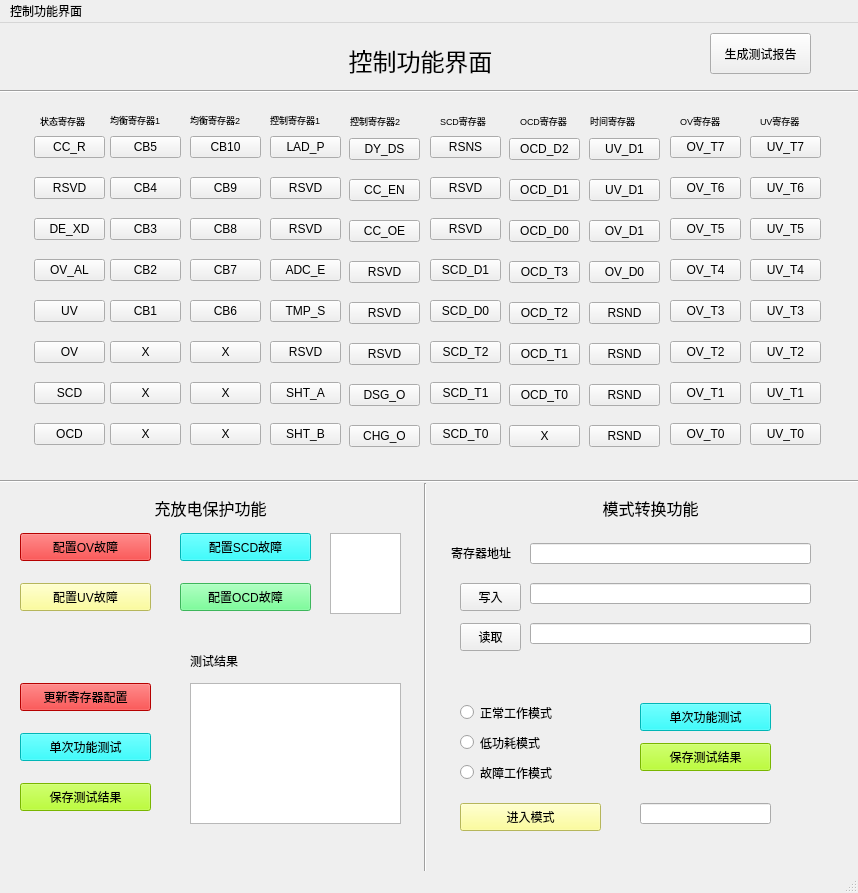
<?xml version="1.0" encoding="UTF-8"?>
<ui version="4.0">
 <class>MainWindow</class>
 <widget class="QMainWindow" name="MainWindow">
  <property name="geometry">
   <rect>
    <x>0</x>
    <y>0</y>
    <width>858</width>
    <height>893</height>
   </rect>
  </property>
  <property name="windowTitle">
   <string>MainWindow</string>
  </property>
  <widget class="QWidget" name="centralwidget">
   <widget class="QLabel" name="label_21">
    <property name="geometry">
     <rect>
      <x>160</x>
      <y>20</y>
      <width>521</width>
      <height>31</height>
     </rect>
    </property>
    <property name="styleSheet">
     <string notr="true">border-color: rgb(85, 255, 255);
</string>
    </property>
    <property name="text">
     <string>&lt;html&gt;&lt;head/&gt;&lt;body&gt;&lt;p align=&quot;center&quot;&gt;&lt;span style=&quot; font-size:18pt;&quot;&gt;控制功能界面&lt;/span&gt;&lt;/p&gt;&lt;/body&gt;&lt;/html&gt;</string>
    </property>
   </widget>
   <widget class="Line" name="line">
    <property name="geometry">
     <rect>
      <x>0</x>
      <y>60</y>
      <width>891</width>
      <height>16</height>
     </rect>
    </property>
    <property name="orientation">
     <enum>Qt::Horizontal</enum>
    </property>
   </widget>
   <widget class="Line" name="line_2">
    <property name="geometry">
     <rect>
      <x>0</x>
      <y>450</y>
      <width>891</width>
      <height>16</height>
     </rect>
    </property>
    <property name="orientation">
     <enum>Qt::Horizontal</enum>
    </property>
   </widget>
   <widget class="QLabel" name="label">
    <property name="geometry">
     <rect>
      <x>40</x>
      <y>90</y>
      <width>61</width>
      <height>16</height>
     </rect>
    </property>
    <property name="text">
     <string>&lt;html&gt;&lt;head/&gt;&lt;body&gt;&lt;p&gt;&lt;span style=&quot; font-size:7pt;&quot;&gt;状态寄存器&lt;/span&gt;&lt;/p&gt;&lt;/body&gt;&lt;/html&gt;</string>
    </property>
   </widget>
   <widget class="QLabel" name="label_2">
    <property name="geometry">
     <rect>
      <x>110</x>
      <y>90</y>
      <width>71</width>
      <height>20</height>
     </rect>
    </property>
    <property name="text">
     <string>&lt;html&gt;&lt;head/&gt;&lt;body&gt;&lt;p&gt;&lt;span style=&quot; font-size:7pt;&quot;&gt;均衡寄存器1&lt;/span&gt;&lt;br/&gt;&lt;/p&gt;&lt;/body&gt;&lt;/html&gt;</string>
    </property>
   </widget>
   <widget class="QLabel" name="label_3">
    <property name="geometry">
     <rect>
      <x>190</x>
      <y>90</y>
      <width>71</width>
      <height>16</height>
     </rect>
    </property>
    <property name="text">
     <string>&lt;html&gt;&lt;head/&gt;&lt;body&gt;&lt;p&gt;&lt;span style=&quot; font-size:7pt;&quot;&gt;均衡寄存器2&lt;/span&gt;&lt;br/&gt;&lt;/p&gt;&lt;/body&gt;&lt;/html&gt;</string>
    </property>
   </widget>
   <widget class="QLabel" name="label_4">
    <property name="geometry">
     <rect>
      <x>270</x>
      <y>90</y>
      <width>71</width>
      <height>16</height>
     </rect>
    </property>
    <property name="text">
     <string>&lt;html&gt;&lt;head/&gt;&lt;body&gt;&lt;p&gt;&lt;span style=&quot; font-size:7pt;&quot;&gt;控制寄存器1&lt;/span&gt;&lt;br/&gt;&lt;/p&gt;&lt;/body&gt;&lt;/html&gt;</string>
    </property>
   </widget>
   <widget class="QLabel" name="label_5">
    <property name="geometry">
     <rect>
      <x>350</x>
      <y>90</y>
      <width>71</width>
      <height>16</height>
     </rect>
    </property>
    <property name="text">
     <string>&lt;html&gt;&lt;head/&gt;&lt;body&gt;&lt;p&gt;&lt;span style=&quot; font-size:7pt;&quot;&gt;控制寄存器2&lt;/span&gt;&lt;/p&gt;&lt;/body&gt;&lt;/html&gt;</string>
    </property>
   </widget>
   <widget class="QLabel" name="label_6">
    <property name="geometry">
     <rect>
      <x>440</x>
      <y>90</y>
      <width>71</width>
      <height>16</height>
     </rect>
    </property>
    <property name="text">
     <string>&lt;html&gt;&lt;head/&gt;&lt;body&gt;&lt;p&gt;&lt;span style=&quot; font-size:7pt;&quot;&gt;SCD寄存器&lt;/span&gt;&lt;/p&gt;&lt;/body&gt;&lt;/html&gt;</string>
    </property>
   </widget>
   <widget class="QLabel" name="label_7">
    <property name="geometry">
     <rect>
      <x>520</x>
      <y>90</y>
      <width>71</width>
      <height>16</height>
     </rect>
    </property>
    <property name="text">
     <string>&lt;html&gt;&lt;head/&gt;&lt;body&gt;&lt;p&gt;&lt;span style=&quot; font-size:7pt;&quot;&gt;OCD寄存器&lt;/span&gt;&lt;/p&gt;&lt;/body&gt;&lt;/html&gt;</string>
    </property>
   </widget>
   <widget class="QLabel" name="label_8">
    <property name="geometry">
     <rect>
      <x>590</x>
      <y>90</y>
      <width>71</width>
      <height>16</height>
     </rect>
    </property>
    <property name="text">
     <string>&lt;html&gt;&lt;head/&gt;&lt;body&gt;&lt;p&gt;&lt;span style=&quot; font-size:7pt;&quot;&gt;时间寄存器&lt;/span&gt;&lt;/p&gt;&lt;/body&gt;&lt;/html&gt;</string>
    </property>
   </widget>
   <widget class="QLabel" name="label_9">
    <property name="geometry">
     <rect>
      <x>680</x>
      <y>90</y>
      <width>71</width>
      <height>16</height>
     </rect>
    </property>
    <property name="text">
     <string>&lt;html&gt;&lt;head/&gt;&lt;body&gt;&lt;p&gt;&lt;span style=&quot; font-size:7pt;&quot;&gt;OV寄存器&lt;/span&gt;&lt;/p&gt;&lt;/body&gt;&lt;/html&gt;</string>
    </property>
   </widget>
   <widget class="QLabel" name="label_10">
    <property name="geometry">
     <rect>
      <x>760</x>
      <y>90</y>
      <width>71</width>
      <height>16</height>
     </rect>
    </property>
    <property name="text">
     <string>&lt;html&gt;&lt;head/&gt;&lt;body&gt;&lt;p&gt;&lt;span style=&quot; font-size:7pt;&quot;&gt;UV寄存器&lt;/span&gt;&lt;/p&gt;&lt;/body&gt;&lt;/html&gt;</string>
    </property>
   </widget>
   <widget class="QPushButton" name="pushButton_81">
    <property name="geometry">
     <rect>
      <x>710</x>
      <y>10</y>
      <width>101</width>
      <height>41</height>
     </rect>
    </property>
    <property name="text">
     <string>生成测试报告</string>
    </property>
   </widget>
   <widget class="Line" name="line_3">
    <property name="geometry">
     <rect>
      <x>400</x>
      <y>460</y>
      <width>51</width>
      <height>411</height>
     </rect>
    </property>
    <property name="orientation">
     <enum>Qt::Vertical</enum>
    </property>
   </widget>
   <widget class="QLabel" name="label_23">
    <property name="geometry">
     <rect>
      <x>70</x>
      <y>470</y>
      <width>281</width>
      <height>31</height>
     </rect>
    </property>
    <property name="styleSheet">
     <string notr="true">border-color: rgb(85, 255, 255);
</string>
    </property>
    <property name="text">
     <string>&lt;html&gt;&lt;head/&gt;&lt;body&gt;&lt;p align=&quot;center&quot;&gt;&lt;span style=&quot; font-size:12pt;&quot;&gt;充放电保护功能&lt;/span&gt;&lt;/p&gt;&lt;/body&gt;&lt;/html&gt;</string>
    </property>
   </widget>
   <widget class="QLabel" name="label_24">
    <property name="geometry">
     <rect>
      <x>510</x>
      <y>470</y>
      <width>281</width>
      <height>31</height>
     </rect>
    </property>
    <property name="styleSheet">
     <string notr="true">border-color: rgb(85, 255, 255);
</string>
    </property>
    <property name="text">
     <string>&lt;html&gt;&lt;head/&gt;&lt;body&gt;&lt;p align=&quot;center&quot;&gt;&lt;span style=&quot; font-size:12pt;&quot;&gt;模式转换功能&lt;/span&gt;&lt;/p&gt;&lt;/body&gt;&lt;/html&gt;</string>
    </property>
   </widget>
   <widget class="QPushButton" name="pushButton_82">
    <property name="geometry">
     <rect>
      <x>20</x>
      <y>660</y>
      <width>131</width>
      <height>28</height>
     </rect>
    </property>
    <property name="styleSheet">
     <string notr="true">background-color: rgb(255, 0, 0);</string>
    </property>
    <property name="text">
     <string>更新寄存器配置</string>
    </property>
   </widget>
   <widget class="QPushButton" name="pushButton_83">
    <property name="geometry">
     <rect>
      <x>20</x>
      <y>710</y>
      <width>131</width>
      <height>28</height>
     </rect>
    </property>
    <property name="styleSheet">
     <string notr="true">background-color: rgb(0, 255, 255);</string>
    </property>
    <property name="text">
     <string>单次功能测试</string>
    </property>
   </widget>
   <widget class="QPushButton" name="pushButton_84">
    <property name="geometry">
     <rect>
      <x>20</x>
      <y>510</y>
      <width>131</width>
      <height>28</height>
     </rect>
    </property>
    <property name="styleSheet">
     <string notr="true">background-color: rgb(255, 0, 0);</string>
    </property>
    <property name="text">
     <string>配置OV故障</string>
    </property>
   </widget>
   <widget class="QPushButton" name="pushButton_85">
    <property name="geometry">
     <rect>
      <x>20</x>
      <y>560</y>
      <width>131</width>
      <height>28</height>
     </rect>
    </property>
    <property name="styleSheet">
     <string notr="true">background-color: rgb(255, 255, 127);</string>
    </property>
    <property name="text">
     <string>配置UV故障</string>
    </property>
   </widget>
   <widget class="QPushButton" name="pushButton_86">
    <property name="geometry">
     <rect>
      <x>180</x>
      <y>510</y>
      <width>131</width>
      <height>28</height>
     </rect>
    </property>
    <property name="styleSheet">
     <string notr="true">background-color: rgb(0, 255, 255);</string>
    </property>
    <property name="text">
     <string>配置SCD故障</string>
    </property>
   </widget>
   <widget class="QPushButton" name="pushButton_87">
    <property name="geometry">
     <rect>
      <x>180</x>
      <y>560</y>
      <width>131</width>
      <height>28</height>
     </rect>
    </property>
    <property name="styleSheet">
     <string notr="true">background-color: rgb(85, 255, 127);</string>
    </property>
    <property name="text">
     <string>配置OCD故障</string>
    </property>
   </widget>
   <widget class="QTextEdit" name="textEdit">
    <property name="geometry">
     <rect>
      <x>190</x>
      <y>660</y>
      <width>211</width>
      <height>141</height>
     </rect>
    </property>
   </widget>
   <widget class="QLabel" name="label_11">
    <property name="geometry">
     <rect>
      <x>190</x>
      <y>630</y>
      <width>72</width>
      <height>15</height>
     </rect>
    </property>
    <property name="text">
     <string>测试结果</string>
    </property>
   </widget>
   <widget class="QPushButton" name="pushButton_88">
    <property name="geometry">
     <rect>
      <x>20</x>
      <y>760</y>
      <width>131</width>
      <height>28</height>
     </rect>
    </property>
    <property name="styleSheet">
     <string notr="true">background-color: rgb(170, 255, 0);</string>
    </property>
    <property name="text">
     <string>保存测试结果</string>
    </property>
   </widget>
   <widget class="QTextEdit" name="textEdit_2">
    <property name="geometry">
     <rect>
      <x>330</x>
      <y>510</y>
      <width>71</width>
      <height>81</height>
     </rect>
    </property>
   </widget>
   <widget class="QLabel" name="label_12">
    <property name="geometry">
     <rect>
      <x>451</x>
      <y>520</y>
      <width>81</width>
      <height>20</height>
     </rect>
    </property>
    <property name="text">
     <string>寄存器地址</string>
    </property>
   </widget>
   <widget class="QLineEdit" name="lineEdit">
    <property name="geometry">
     <rect>
      <x>530</x>
      <y>520</y>
      <width>281</width>
      <height>21</height>
     </rect>
    </property>
   </widget>
   <widget class="QPushButton" name="pushButton_89">
    <property name="geometry">
     <rect>
      <x>460</x>
      <y>560</y>
      <width>61</width>
      <height>28</height>
     </rect>
    </property>
    <property name="text">
     <string>写入</string>
    </property>
   </widget>
   <widget class="QLineEdit" name="lineEdit_2">
    <property name="geometry">
     <rect>
      <x>530</x>
      <y>560</y>
      <width>281</width>
      <height>21</height>
     </rect>
    </property>
   </widget>
   <widget class="QLineEdit" name="lineEdit_3">
    <property name="geometry">
     <rect>
      <x>530</x>
      <y>600</y>
      <width>281</width>
      <height>21</height>
     </rect>
    </property>
   </widget>
   <widget class="QPushButton" name="pushButton_90">
    <property name="geometry">
     <rect>
      <x>460</x>
      <y>600</y>
      <width>61</width>
      <height>28</height>
     </rect>
    </property>
    <property name="text">
     <string>读取</string>
    </property>
   </widget>
   <widget class="QPushButton" name="pushButton_91">
    <property name="geometry">
     <rect>
      <x>460</x>
      <y>780</y>
      <width>141</width>
      <height>28</height>
     </rect>
    </property>
    <property name="styleSheet">
     <string notr="true">background-color: rgb(255, 255, 127);</string>
    </property>
    <property name="text">
     <string>进入模式</string>
    </property>
   </widget>
   <widget class="QPushButton" name="pushButton_94">
    <property name="geometry">
     <rect>
      <x>640</x>
      <y>680</y>
      <width>131</width>
      <height>28</height>
     </rect>
    </property>
    <property name="styleSheet">
     <string notr="true">background-color: rgb(0, 255, 255);</string>
    </property>
    <property name="text">
     <string>单次功能测试</string>
    </property>
   </widget>
   <widget class="QLineEdit" name="lineEdit_4">
    <property name="geometry">
     <rect>
      <x>640</x>
      <y>780</y>
      <width>131</width>
      <height>21</height>
     </rect>
    </property>
   </widget>
   <widget class="QPushButton" name="pushButton_95">
    <property name="geometry">
     <rect>
      <x>640</x>
      <y>720</y>
      <width>131</width>
      <height>28</height>
     </rect>
    </property>
    <property name="styleSheet">
     <string notr="true">background-color: rgb(170, 255, 0);</string>
    </property>
    <property name="text">
     <string>保存测试结果</string>
    </property>
   </widget>
   <widget class="QRadioButton" name="radioButton">
    <property name="geometry">
     <rect>
      <x>460</x>
      <y>680</y>
      <width>115</width>
      <height>19</height>
     </rect>
    </property>
    <property name="text">
     <string>正常工作模式</string>
    </property>
   </widget>
   <widget class="QRadioButton" name="radioButton_2">
    <property name="geometry">
     <rect>
      <x>460</x>
      <y>710</y>
      <width>115</width>
      <height>19</height>
     </rect>
    </property>
    <property name="text">
     <string>低功耗模式</string>
    </property>
   </widget>
   <widget class="QRadioButton" name="radioButton_3">
    <property name="geometry">
     <rect>
      <x>460</x>
      <y>740</y>
      <width>115</width>
      <height>19</height>
     </rect>
    </property>
    <property name="text">
     <string>故障工作模式</string>
    </property>
   </widget>
   <widget class="QWidget" name="layoutWidget">
    <property name="geometry">
     <rect>
      <x>34</x>
      <y>100</y>
      <width>71</width>
      <height>341</height>
     </rect>
    </property>
    <layout class="QVBoxLayout" name="verticalLayout">
     <item>
      <widget class="QPushButton" name="pushButton">
       <property name="text">
        <string>CC_R</string>
       </property>
      </widget>
     </item>
     <item>
      <widget class="QPushButton" name="pushButton_2">
       <property name="text">
        <string>RSVD</string>
       </property>
      </widget>
     </item>
     <item>
      <widget class="QPushButton" name="pushButton_3">
       <property name="text">
        <string>DE_XD</string>
       </property>
      </widget>
     </item>
     <item>
      <widget class="QPushButton" name="pushButton_4">
       <property name="text">
        <string>OV_AL</string>
       </property>
      </widget>
     </item>
     <item>
      <widget class="QPushButton" name="pushButton_5">
       <property name="text">
        <string>UV</string>
       </property>
      </widget>
     </item>
     <item>
      <widget class="QPushButton" name="pushButton_6">
       <property name="text">
        <string>OV</string>
       </property>
      </widget>
     </item>
     <item>
      <widget class="QPushButton" name="pushButton_7">
       <property name="text">
        <string>SCD</string>
       </property>
      </widget>
     </item>
     <item>
      <widget class="QPushButton" name="pushButton_8">
       <property name="text">
        <string>OCD</string>
       </property>
      </widget>
     </item>
    </layout>
   </widget>
   <widget class="QWidget" name="layoutWidget">
    <property name="geometry">
     <rect>
      <x>110</x>
      <y>100</y>
      <width>71</width>
      <height>341</height>
     </rect>
    </property>
    <layout class="QVBoxLayout" name="verticalLayout_2">
     <item>
      <widget class="QPushButton" name="pushButton_9">
       <property name="text">
        <string>CB5</string>
       </property>
      </widget>
     </item>
     <item>
      <widget class="QPushButton" name="pushButton_10">
       <property name="text">
        <string>CB4</string>
       </property>
      </widget>
     </item>
     <item>
      <widget class="QPushButton" name="pushButton_11">
       <property name="text">
        <string>CB3</string>
       </property>
      </widget>
     </item>
     <item>
      <widget class="QPushButton" name="pushButton_12">
       <property name="text">
        <string>CB2</string>
       </property>
      </widget>
     </item>
     <item>
      <widget class="QPushButton" name="pushButton_13">
       <property name="text">
        <string>CB1</string>
       </property>
      </widget>
     </item>
     <item>
      <widget class="QPushButton" name="pushButton_14">
       <property name="text">
        <string>X</string>
       </property>
      </widget>
     </item>
     <item>
      <widget class="QPushButton" name="pushButton_15">
       <property name="text">
        <string>X</string>
       </property>
      </widget>
     </item>
     <item>
      <widget class="QPushButton" name="pushButton_16">
       <property name="text">
        <string>X</string>
       </property>
      </widget>
     </item>
    </layout>
   </widget>
   <widget class="QWidget" name="layoutWidget">
    <property name="geometry">
     <rect>
      <x>190</x>
      <y>100</y>
      <width>71</width>
      <height>341</height>
     </rect>
    </property>
    <layout class="QVBoxLayout" name="verticalLayout_3">
     <item>
      <widget class="QPushButton" name="pushButton_17">
       <property name="text">
        <string>CB10</string>
       </property>
      </widget>
     </item>
     <item>
      <widget class="QPushButton" name="pushButton_18">
       <property name="text">
        <string>CB9</string>
       </property>
      </widget>
     </item>
     <item>
      <widget class="QPushButton" name="pushButton_19">
       <property name="text">
        <string>CB8</string>
       </property>
      </widget>
     </item>
     <item>
      <widget class="QPushButton" name="pushButton_20">
       <property name="text">
        <string>CB7</string>
       </property>
      </widget>
     </item>
     <item>
      <widget class="QPushButton" name="pushButton_21">
       <property name="text">
        <string>CB6</string>
       </property>
      </widget>
     </item>
     <item>
      <widget class="QPushButton" name="pushButton_22">
       <property name="text">
        <string>X</string>
       </property>
      </widget>
     </item>
     <item>
      <widget class="QPushButton" name="pushButton_23">
       <property name="text">
        <string>X</string>
       </property>
      </widget>
     </item>
     <item>
      <widget class="QPushButton" name="pushButton_24">
       <property name="text">
        <string>X</string>
       </property>
      </widget>
     </item>
    </layout>
   </widget>
   <widget class="QWidget" name="layoutWidget">
    <property name="geometry">
     <rect>
      <x>270</x>
      <y>100</y>
      <width>71</width>
      <height>341</height>
     </rect>
    </property>
    <layout class="QVBoxLayout" name="verticalLayout_4">
     <item>
      <widget class="QPushButton" name="pushButton_25">
       <property name="text">
        <string>LAD_P</string>
       </property>
      </widget>
     </item>
     <item>
      <widget class="QPushButton" name="pushButton_26">
       <property name="text">
        <string>RSVD</string>
       </property>
      </widget>
     </item>
     <item>
      <widget class="QPushButton" name="pushButton_27">
       <property name="text">
        <string>RSVD</string>
       </property>
      </widget>
     </item>
     <item>
      <widget class="QPushButton" name="pushButton_28">
       <property name="text">
        <string>ADC_E</string>
       </property>
      </widget>
     </item>
     <item>
      <widget class="QPushButton" name="pushButton_29">
       <property name="text">
        <string>TMP_S</string>
       </property>
      </widget>
     </item>
     <item>
      <widget class="QPushButton" name="pushButton_30">
       <property name="text">
        <string>RSVD</string>
       </property>
      </widget>
     </item>
     <item>
      <widget class="QPushButton" name="pushButton_31">
       <property name="text">
        <string>SHT_A</string>
       </property>
      </widget>
     </item>
     <item>
      <widget class="QPushButton" name="pushButton_32">
       <property name="text">
        <string>SHT_B</string>
       </property>
      </widget>
     </item>
    </layout>
   </widget>
   <widget class="QWidget" name="layoutWidget">
    <property name="geometry">
     <rect>
      <x>349</x>
      <y>102</y>
      <width>71</width>
      <height>341</height>
     </rect>
    </property>
    <layout class="QVBoxLayout" name="verticalLayout_5">
     <item>
      <widget class="QPushButton" name="pushButton_33">
       <property name="text">
        <string>DY_DS</string>
       </property>
      </widget>
     </item>
     <item>
      <widget class="QPushButton" name="pushButton_34">
       <property name="text">
        <string>CC_EN</string>
       </property>
      </widget>
     </item>
     <item>
      <widget class="QPushButton" name="pushButton_35">
       <property name="text">
        <string>CC_OE</string>
       </property>
      </widget>
     </item>
     <item>
      <widget class="QPushButton" name="pushButton_36">
       <property name="text">
        <string>RSVD</string>
       </property>
      </widget>
     </item>
     <item>
      <widget class="QPushButton" name="pushButton_37">
       <property name="text">
        <string>RSVD</string>
       </property>
      </widget>
     </item>
     <item>
      <widget class="QPushButton" name="pushButton_38">
       <property name="text">
        <string>RSVD</string>
       </property>
      </widget>
     </item>
     <item>
      <widget class="QPushButton" name="pushButton_39">
       <property name="text">
        <string>DSG_O</string>
       </property>
      </widget>
     </item>
     <item>
      <widget class="QPushButton" name="pushButton_40">
       <property name="text">
        <string>CHG_O</string>
       </property>
      </widget>
     </item>
    </layout>
   </widget>
   <widget class="QWidget" name="layoutWidget">
    <property name="geometry">
     <rect>
      <x>430</x>
      <y>100</y>
      <width>71</width>
      <height>341</height>
     </rect>
    </property>
    <layout class="QVBoxLayout" name="verticalLayout_6">
     <item>
      <widget class="QPushButton" name="pushButton_41">
       <property name="text">
        <string>RSNS</string>
       </property>
      </widget>
     </item>
     <item>
      <widget class="QPushButton" name="pushButton_42">
       <property name="text">
        <string>RSVD</string>
       </property>
      </widget>
     </item>
     <item>
      <widget class="QPushButton" name="pushButton_43">
       <property name="text">
        <string>RSVD</string>
       </property>
      </widget>
     </item>
     <item>
      <widget class="QPushButton" name="pushButton_44">
       <property name="text">
        <string>SCD_D1</string>
       </property>
      </widget>
     </item>
     <item>
      <widget class="QPushButton" name="pushButton_45">
       <property name="text">
        <string>SCD_D0</string>
       </property>
      </widget>
     </item>
     <item>
      <widget class="QPushButton" name="pushButton_46">
       <property name="text">
        <string>SCD_T2</string>
       </property>
      </widget>
     </item>
     <item>
      <widget class="QPushButton" name="pushButton_47">
       <property name="text">
        <string>SCD_T1</string>
       </property>
      </widget>
     </item>
     <item>
      <widget class="QPushButton" name="pushButton_48">
       <property name="text">
        <string>SCD_T0</string>
       </property>
      </widget>
     </item>
    </layout>
   </widget>
   <widget class="QWidget" name="layoutWidget">
    <property name="geometry">
     <rect>
      <x>509</x>
      <y>102</y>
      <width>71</width>
      <height>341</height>
     </rect>
    </property>
    <layout class="QVBoxLayout" name="verticalLayout_7">
     <item>
      <widget class="QPushButton" name="pushButton_49">
       <property name="text">
        <string>OCD_D2</string>
       </property>
      </widget>
     </item>
     <item>
      <widget class="QPushButton" name="pushButton_50">
       <property name="text">
        <string>OCD_D1</string>
       </property>
      </widget>
     </item>
     <item>
      <widget class="QPushButton" name="pushButton_51">
       <property name="text">
        <string>OCD_D0</string>
       </property>
      </widget>
     </item>
     <item>
      <widget class="QPushButton" name="pushButton_52">
       <property name="text">
        <string>OCD_T3</string>
       </property>
      </widget>
     </item>
     <item>
      <widget class="QPushButton" name="pushButton_53">
       <property name="text">
        <string>OCD_T2</string>
       </property>
      </widget>
     </item>
     <item>
      <widget class="QPushButton" name="pushButton_54">
       <property name="text">
        <string>OCD_T1</string>
       </property>
      </widget>
     </item>
     <item>
      <widget class="QPushButton" name="pushButton_55">
       <property name="text">
        <string>OCD_T0</string>
       </property>
      </widget>
     </item>
     <item>
      <widget class="QPushButton" name="pushButton_56">
       <property name="text">
        <string>X</string>
       </property>
      </widget>
     </item>
    </layout>
   </widget>
   <widget class="QWidget" name="layoutWidget">
    <property name="geometry">
     <rect>
      <x>589</x>
      <y>102</y>
      <width>71</width>
      <height>341</height>
     </rect>
    </property>
    <layout class="QVBoxLayout" name="verticalLayout_8">
     <item>
      <widget class="QPushButton" name="pushButton_57">
       <property name="text">
        <string>UV_D1</string>
       </property>
      </widget>
     </item>
     <item>
      <widget class="QPushButton" name="pushButton_58">
       <property name="text">
        <string>UV_D1</string>
       </property>
      </widget>
     </item>
     <item>
      <widget class="QPushButton" name="pushButton_59">
       <property name="text">
        <string>OV_D1</string>
       </property>
      </widget>
     </item>
     <item>
      <widget class="QPushButton" name="pushButton_60">
       <property name="text">
        <string>OV_D0</string>
       </property>
      </widget>
     </item>
     <item>
      <widget class="QPushButton" name="pushButton_61">
       <property name="text">
        <string>RSND</string>
       </property>
      </widget>
     </item>
     <item>
      <widget class="QPushButton" name="pushButton_62">
       <property name="text">
        <string>RSND</string>
       </property>
      </widget>
     </item>
     <item>
      <widget class="QPushButton" name="pushButton_63">
       <property name="text">
        <string>RSND</string>
       </property>
      </widget>
     </item>
     <item>
      <widget class="QPushButton" name="pushButton_64">
       <property name="text">
        <string>RSND</string>
       </property>
      </widget>
     </item>
    </layout>
   </widget>
   <widget class="QWidget" name="layoutWidget">
    <property name="geometry">
     <rect>
      <x>670</x>
      <y>100</y>
      <width>71</width>
      <height>341</height>
     </rect>
    </property>
    <layout class="QVBoxLayout" name="verticalLayout_9">
     <item>
      <widget class="QPushButton" name="pushButton_65">
       <property name="text">
        <string>OV_T7</string>
       </property>
      </widget>
     </item>
     <item>
      <widget class="QPushButton" name="pushButton_66">
       <property name="text">
        <string>OV_T6</string>
       </property>
      </widget>
     </item>
     <item>
      <widget class="QPushButton" name="pushButton_67">
       <property name="text">
        <string>OV_T5</string>
       </property>
      </widget>
     </item>
     <item>
      <widget class="QPushButton" name="pushButton_68">
       <property name="text">
        <string>OV_T4</string>
       </property>
      </widget>
     </item>
     <item>
      <widget class="QPushButton" name="pushButton_69">
       <property name="text">
        <string>OV_T3</string>
       </property>
      </widget>
     </item>
     <item>
      <widget class="QPushButton" name="pushButton_70">
       <property name="text">
        <string>OV_T2</string>
       </property>
      </widget>
     </item>
     <item>
      <widget class="QPushButton" name="pushButton_71">
       <property name="text">
        <string>OV_T1</string>
       </property>
      </widget>
     </item>
     <item>
      <widget class="QPushButton" name="pushButton_72">
       <property name="text">
        <string>OV_T0</string>
       </property>
      </widget>
     </item>
    </layout>
   </widget>
   <widget class="QWidget" name="layoutWidget">
    <property name="geometry">
     <rect>
      <x>750</x>
      <y>100</y>
      <width>71</width>
      <height>341</height>
     </rect>
    </property>
    <layout class="QVBoxLayout" name="verticalLayout_10">
     <item>
      <widget class="QPushButton" name="pushButton_73">
       <property name="text">
        <string>UV_T7</string>
       </property>
      </widget>
     </item>
     <item>
      <widget class="QPushButton" name="pushButton_74">
       <property name="text">
        <string>UV_T6</string>
       </property>
      </widget>
     </item>
     <item>
      <widget class="QPushButton" name="pushButton_75">
       <property name="text">
        <string>UV_T5</string>
       </property>
      </widget>
     </item>
     <item>
      <widget class="QPushButton" name="pushButton_76">
       <property name="text">
        <string>UV_T4</string>
       </property>
      </widget>
     </item>
     <item>
      <widget class="QPushButton" name="pushButton_77">
       <property name="text">
        <string>UV_T3</string>
       </property>
      </widget>
     </item>
     <item>
      <widget class="QPushButton" name="pushButton_78">
       <property name="text">
        <string>UV_T2</string>
       </property>
      </widget>
     </item>
     <item>
      <widget class="QPushButton" name="pushButton_79">
       <property name="text">
        <string>UV_T1</string>
       </property>
      </widget>
     </item>
     <item>
      <widget class="QPushButton" name="pushButton_80">
       <property name="text">
        <string>UV_T0</string>
       </property>
      </widget>
     </item>
    </layout>
   </widget>
  </widget>
  <widget class="QMenuBar" name="menubar">
   <property name="geometry">
    <rect>
     <x>0</x>
     <y>0</y>
     <width>858</width>
     <height>26</height>
    </rect>
   </property>
   <widget class="QMenu" name="menu">
    <property name="title">
     <string>控制功能界面</string>
    </property>
   </widget>
   <addaction name="menu"/>
  </widget>
  <widget class="QStatusBar" name="statusbar"/>
 </widget>
 <resources/>
 <connections/>
</ui>
